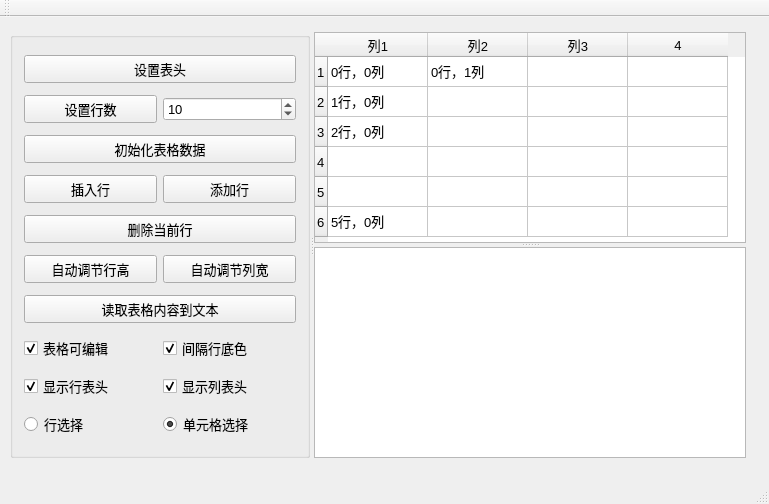
<?xml version="1.0" encoding="UTF-8"?>
<ui version="4.0">
 <class>MainWindow</class>
 <widget class="QMainWindow" name="MainWindow">
  <property name="geometry">
   <rect>
    <x>0</x>
    <y>0</y>
    <width>769</width>
    <height>504</height>
   </rect>
  </property>
  <property name="font">
   <font>
    <pointsize>10</pointsize>
   </font>
  </property>
  <property name="windowTitle">
   <string>QTableWidget的使用</string>
  </property>
  <widget class="QWidget" name="centralWidget">
   <widget class="QSplitter" name="splitterMain">
    <property name="geometry">
     <rect>
      <x>10</x>
      <y>15</y>
      <width>736</width>
      <height>426</height>
     </rect>
    </property>
    <property name="orientation">
     <enum>Qt::Horizontal</enum>
    </property>
    <widget class="QGroupBox" name="groupBox">
     <property name="maximumSize">
      <size>
       <width>300</width>
       <height>16777215</height>
      </size>
     </property>
     <property name="title">
      <string/>
     </property>
     <layout class="QGridLayout" name="gridLayout">
      <item row="4" column="0" colspan="2">
       <widget class="QPushButton" name="btnDelCurRow">
        <property name="text">
         <string>删除当前行</string>
        </property>
       </widget>
      </item>
      <item row="3" column="0">
       <widget class="QPushButton" name="btnInsertRow">
        <property name="text">
         <string>插入行</string>
        </property>
       </widget>
      </item>
      <item row="3" column="1">
       <widget class="QPushButton" name="btnAppendRow">
        <property name="text">
         <string>添加行</string>
        </property>
       </widget>
      </item>
      <item row="8" column="0">
       <widget class="QCheckBox" name="chkBoxHeaderH">
        <property name="text">
         <string>显示行表头</string>
        </property>
        <property name="checked">
         <bool>true</bool>
        </property>
       </widget>
      </item>
      <item row="7" column="0">
       <widget class="QCheckBox" name="chkBoxTabEditable">
        <property name="text">
         <string>表格可编辑</string>
        </property>
        <property name="checked">
         <bool>true</bool>
        </property>
       </widget>
      </item>
      <item row="6" column="0" colspan="2">
       <widget class="QPushButton" name="btnReadToEdit">
        <property name="minimumSize">
         <size>
          <width>0</width>
          <height>25</height>
         </size>
        </property>
        <property name="text">
         <string>读取表格内容到文本</string>
        </property>
       </widget>
      </item>
      <item row="7" column="1">
       <widget class="QCheckBox" name="chkBoxRowColor">
        <property name="text">
         <string>间隔行底色</string>
        </property>
        <property name="checked">
         <bool>true</bool>
        </property>
       </widget>
      </item>
      <item row="9" column="1">
       <widget class="QRadioButton" name="rBtnSelectItem">
        <property name="text">
         <string>单元格选择</string>
        </property>
        <property name="checked">
         <bool>true</bool>
        </property>
       </widget>
      </item>
      <item row="8" column="1">
       <widget class="QCheckBox" name="chkBoxHeaderV">
        <property name="text">
         <string>显示列表头</string>
        </property>
        <property name="checked">
         <bool>true</bool>
        </property>
       </widget>
      </item>
      <item row="9" column="0">
       <widget class="QRadioButton" name="rBtnSelectRow">
        <property name="text">
         <string>行选择</string>
        </property>
        <property name="checked">
         <bool>false</bool>
        </property>
       </widget>
      </item>
      <item row="2" column="0" colspan="2">
       <widget class="QPushButton" name="btnIniData">
        <property name="minimumSize">
         <size>
          <width>0</width>
          <height>25</height>
         </size>
        </property>
        <property name="text">
         <string>初始化表格数据</string>
        </property>
       </widget>
      </item>
      <item row="1" column="1">
       <widget class="QSpinBox" name="spinRowCount">
        <property name="minimum">
         <number>2</number>
        </property>
        <property name="value">
         <number>10</number>
        </property>
       </widget>
      </item>
      <item row="0" column="0" colspan="2">
       <widget class="QPushButton" name="btnSetHeader">
        <property name="minimumSize">
         <size>
          <width>0</width>
          <height>25</height>
         </size>
        </property>
        <property name="text">
         <string>设置表头</string>
        </property>
       </widget>
      </item>
      <item row="1" column="0">
       <widget class="QPushButton" name="btnSetRows">
        <property name="minimumSize">
         <size>
          <width>0</width>
          <height>25</height>
         </size>
        </property>
        <property name="text">
         <string>设置行数</string>
        </property>
       </widget>
      </item>
      <item row="5" column="0">
       <widget class="QPushButton" name="btnAutoHeght">
        <property name="text">
         <string>自动调节行高</string>
        </property>
       </widget>
      </item>
      <item row="5" column="1">
       <widget class="QPushButton" name="btnAutoWidth">
        <property name="text">
         <string>自动调节列宽</string>
        </property>
       </widget>
      </item>
     </layout>
    </widget>
    <widget class="QSplitter" name="splitter">
     <property name="frameShape">
      <enum>QFrame::NoFrame</enum>
     </property>
     <property name="frameShadow">
      <enum>QFrame::Plain</enum>
     </property>
     <property name="lineWidth">
      <number>2</number>
     </property>
     <property name="orientation">
      <enum>Qt::Vertical</enum>
     </property>
     <widget class="QTableWidget" name="tableInfo">
      <property name="alternatingRowColors">
       <bool>false</bool>
      </property>
      <property name="rowCount">
       <number>6</number>
      </property>
      <property name="columnCount">
       <number>4</number>
      </property>
      <attribute name="horizontalHeaderDefaultSectionSize">
       <number>100</number>
      </attribute>
      <row/>
      <row/>
      <row/>
      <row/>
      <row/>
      <row/>
      <column>
       <property name="text">
        <string>列1</string>
       </property>
      </column>
      <column>
       <property name="text">
        <string>列2</string>
       </property>
      </column>
      <column>
       <property name="text">
        <string>列3</string>
       </property>
      </column>
      <column/>
      <item row="0" column="0">
       <property name="text">
        <string>0行，0列</string>
       </property>
      </item>
      <item row="0" column="1">
       <property name="text">
        <string>0行，1列</string>
       </property>
      </item>
      <item row="1" column="0">
       <property name="text">
        <string>1行，0列</string>
       </property>
      </item>
      <item row="2" column="0">
       <property name="text">
        <string>2行，0列</string>
       </property>
      </item>
      <item row="5" column="0">
       <property name="text">
        <string>5行，0列</string>
       </property>
      </item>
     </widget>
     <widget class="QPlainTextEdit" name="textEdit"/>
    </widget>
   </widget>
  </widget>
  <widget class="QMenuBar" name="menuBar">
   <property name="geometry">
    <rect>
     <x>0</x>
     <y>0</y>
     <width>769</width>
     <height>23</height>
    </rect>
   </property>
  </widget>
  <widget class="QToolBar" name="mainToolBar">
   <attribute name="toolBarArea">
    <enum>TopToolBarArea</enum>
   </attribute>
   <attribute name="toolBarBreak">
    <bool>false</bool>
   </attribute>
  </widget>
  <widget class="QStatusBar" name="statusBar"/>
 </widget>
 <layoutdefault spacing="6" margin="11"/>
 <resources/>
 <connections/>
</ui>
